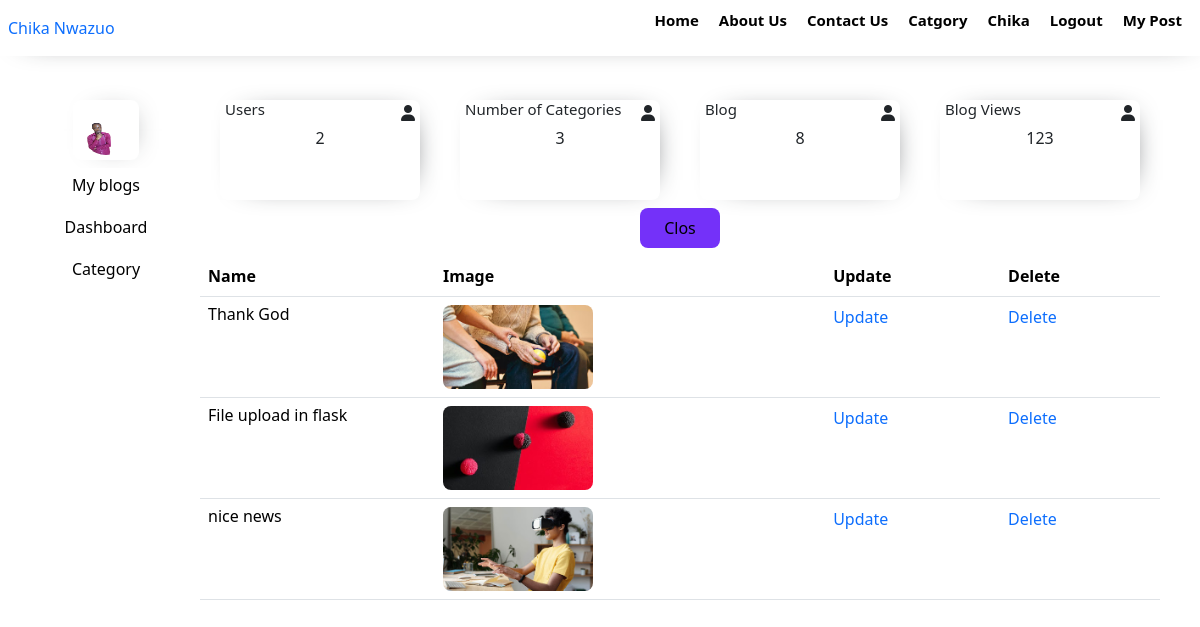
The app's page /addblog (signed in), older data.
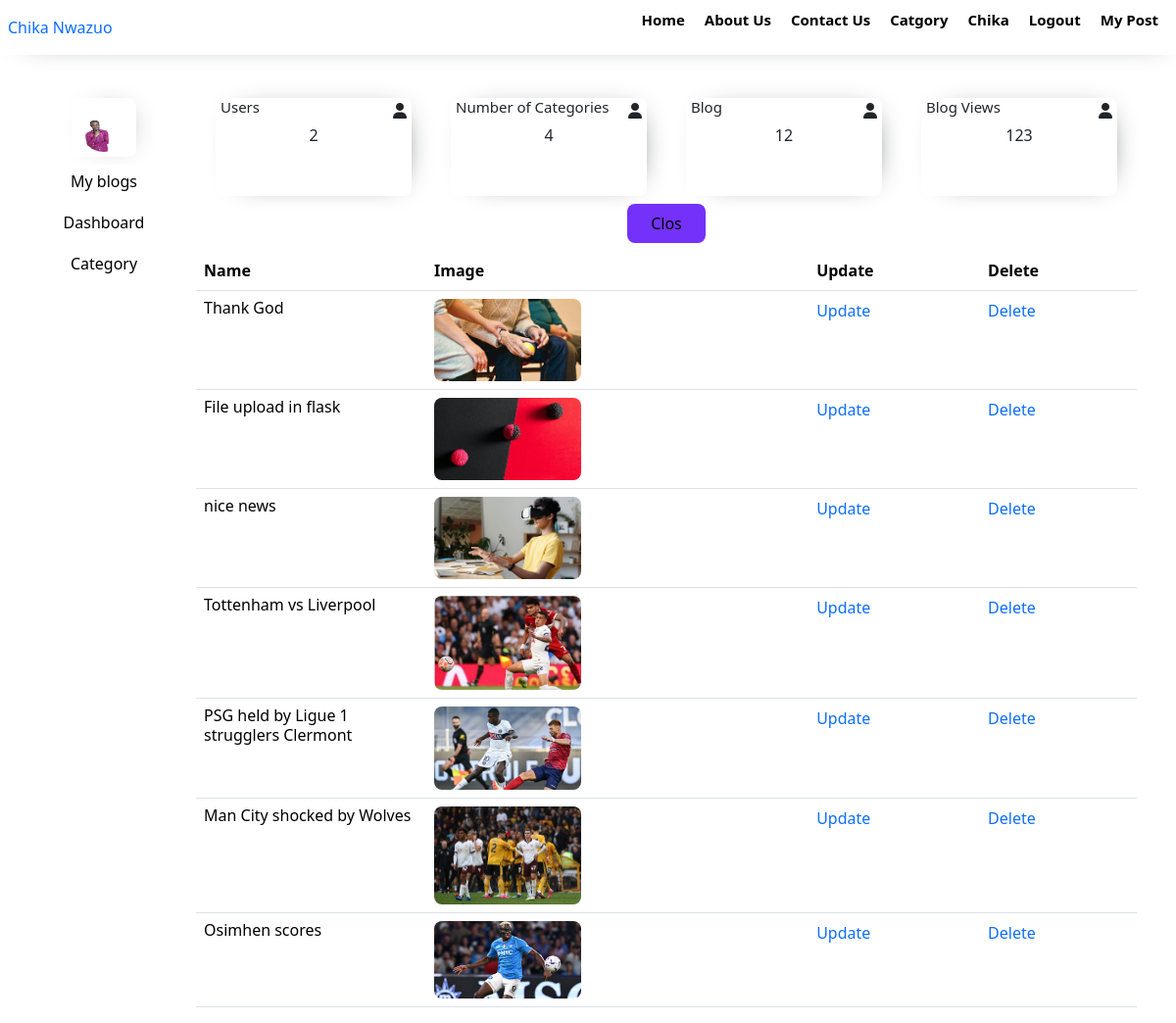
The same page, newer data.
### models.py (models this page shows, shortened)
class Post(db.Model):
    __tablename__ = "post"
    id = db.Column(db.Integer, primary_key=True)
    title = db.Column(db.String(100), nullable=False)
    date_posted = db.Column(db.DateTime, nullable=False, default=datetime.utcnow)
    content = db.Column(db.Text, nullable=False)
    image = db.Column(db.String(200), nullable=True)
    user_id = db.Column(db.Integer, db.ForeignKey('user.id'), nullable=False)
    category_id = db.Column(db.Integer, db.ForeignKey('category.id'), nullable=False)
    slug=db.Column(db.String(100),nullable=False)
    comment=db.relationship("Comment",backref="post",lazy=True)

### blueprint/addblog.py (the view)
@addblog_page.route("/addblog",methods=['GET','POST'])
@login_required
def addblog():
    user= newsession.get('user_id')
    cat=Category.query.all()
    post=Post.query.filter_by(user_id=user).all()
    blogform=PostForm()
    if blogform.validate_on_submit():
        slug=blogform.title.data.lower()
        slug=slug.replace(' ','-')
        slug = unicodedata.normalize('NFKD', slug).encode('ascii', 'ignore').decode('utf-8')
        slug=re.sub(r'[-]+', '-', slug)
        slug=slug.strip('-')
        uploaded_file=blogform.image.data
        if uploaded_file and allowed_file(uploaded_file.filename):
            unique_filename=str(uuid.uuid4())+ secure_filename(uploaded_file.filename)
            file_path=os.path.join(app.config['UPLOAD_FOLDER'],unique_filename)
            uploaded_file.save(file_path)
            newpost=Post(
            title=blogform.title.data,
            content=blogform.content.data,
            image=unique_filename,
            user_id=user,
            category_id=request.form.get('category_id'),
            slug=slug,
            )
            db.session.add(newpost)
            db.session.commit()
            flash("Blog created")
            return redirect(url_for('addblog_page.addblog'))
        else:
            return redirect(url_for('addblog_page.addblog'))
    else:
        return render_template("admin/addblog.html",blogform=blogform,cat=cat,post=post)

### app.py (called while the page is built)
@app.context_processor
def inject_global_data():
    categorydata=Category.query.all()
    categorycount=Category.query.count()
    users=User.query.count()
    blog=Post.query.count()
    return {'categorydata': categorydata,'categorycount':categorycount,"users":users,'blog':blog}

### blueprint/auth.py (called while the page is built)
def login_required(func):
    @wraps(func)
    def decorated_function(*args,**kwargs):
        if not session.get("user"):
            return redirect(url_for("register_page.register"))
        return func(*args,**kwargs)
    return decorated_function

### templates/admin/addblog.html (shortened to what this page needs)
{% extends 'admin/layout/adminbased.html' %}
{% block content %}
<div class="add-item-form-div">
    <div class="table-form">
        <button class="addformbtn" onclick="openform()">Clos</button>
    <div class="table-div">
        <table class="table">
            <thead>
              <tr>
                <th scope="col">Name</th>
                <th scope="col">Image</th>
                <th scope="col">Update</th>
                <th scope="col">Delete</th>
              </tr>
            </thead>
            <tbody>
              {% for p in post %}
              <tr>
                <td class="addblogptag"><p>{{p.title}}</p></td>
                <td class="myblog-img">
                  <img src="{{ url_for('static', filename='blogsimg/' + p.image) }}" alt="Blog image">
                </td>
                <td>
                <a href="{{ url_for('editblog_page.editblog', id=p['id']) }}">Update</a>
                </td>
                <td><a href="">Delete</a></td>
              </tr>
              {% endfor %}
            </tbody>
          </table>
    </div>
    </div>
</div>
{% endblock  %}

Row changes from the older to the newer data that the page shows:
added Post: title "Tottenham vs Liverpool", image (picture)
added Post: title "PSG held by Ligue 1 strugglers Clermont", image (picture)
added Post: title "Man City shocked by Wolves", image (picture)
added Post: title "Osimhen scores", image (picture)
Text that changed along with them:
{{ categorycount }}: "3" → "4"
{{ blog }}: "8" → "12"
